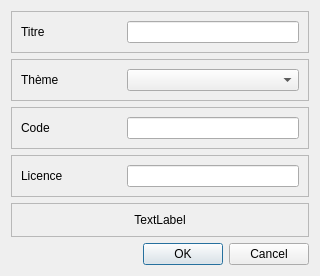
<?xml version="1.0" encoding="UTF-8"?>
<ui version="4.0">
 <class>Dialog</class>
 <widget class="QDialog" name="Dialog">
  <property name="geometry">
   <rect>
    <x>0</x>
    <y>0</y>
    <width>320</width>
    <height>240</height>
   </rect>
  </property>
  <property name="windowTitle">
   <string>Dialog</string>
  </property>
  <layout class="QVBoxLayout" name="verticalLayout">
   <item>
    <widget class="QFrame" name="frame">
     <property name="frameShape">
      <enum>QFrame::Shape::StyledPanel</enum>
     </property>
     <property name="frameShadow">
      <enum>QFrame::Shadow::Raised</enum>
     </property>
     <layout class="QHBoxLayout" name="horizontalLayout">
      <item>
       <widget class="QLabel" name="label">
        <property name="minimumSize">
         <size>
          <width>100</width>
          <height>0</height>
         </size>
        </property>
        <property name="maximumSize">
         <size>
          <width>100</width>
          <height>16777215</height>
         </size>
        </property>
        <property name="text">
         <string>Titre </string>
        </property>
       </widget>
      </item>
      <item>
       <widget class="QLineEdit" name="lineTitre"/>
      </item>
     </layout>
    </widget>
   </item>
   <item>
    <widget class="QFrame" name="frame_5">
     <property name="frameShape">
      <enum>QFrame::Shape::StyledPanel</enum>
     </property>
     <property name="frameShadow">
      <enum>QFrame::Shadow::Raised</enum>
     </property>
     <layout class="QHBoxLayout" name="horizontalLayout_5">
      <item>
       <widget class="QLabel" name="labTheme">
        <property name="maximumSize">
         <size>
          <width>100</width>
          <height>16777215</height>
         </size>
        </property>
        <property name="text">
         <string>Thème</string>
        </property>
       </widget>
      </item>
      <item>
       <widget class="QComboBox" name="comboTheme"/>
      </item>
     </layout>
    </widget>
   </item>
   <item>
    <widget class="QFrame" name="frame_4">
     <property name="frameShape">
      <enum>QFrame::Shape::StyledPanel</enum>
     </property>
     <property name="frameShadow">
      <enum>QFrame::Shadow::Raised</enum>
     </property>
     <layout class="QHBoxLayout" name="horizontalLayout_2">
      <item>
       <widget class="QLabel" name="label_2">
        <property name="minimumSize">
         <size>
          <width>100</width>
          <height>0</height>
         </size>
        </property>
        <property name="text">
         <string>Code </string>
        </property>
       </widget>
      </item>
      <item>
       <widget class="QLineEdit" name="lineCode"/>
      </item>
     </layout>
    </widget>
   </item>
   <item>
    <widget class="QFrame" name="frame_2">
     <property name="frameShape">
      <enum>QFrame::Shape::StyledPanel</enum>
     </property>
     <property name="frameShadow">
      <enum>QFrame::Shadow::Raised</enum>
     </property>
     <layout class="QHBoxLayout" name="horizontalLayout_3">
      <item>
       <widget class="QLabel" name="label_3">
        <property name="minimumSize">
         <size>
          <width>100</width>
          <height>0</height>
         </size>
        </property>
        <property name="text">
         <string>Licence</string>
        </property>
       </widget>
      </item>
      <item>
       <widget class="QLineEdit" name="LineLicence"/>
      </item>
     </layout>
    </widget>
   </item>
   <item>
    <widget class="QFrame" name="frame_3">
     <property name="frameShape">
      <enum>QFrame::Shape::StyledPanel</enum>
     </property>
     <property name="frameShadow">
      <enum>QFrame::Shadow::Raised</enum>
     </property>
     <layout class="QHBoxLayout" name="horizontalLayout_4">
      <item>
       <widget class="QLabel" name="labLi">
        <property name="text">
         <string>TextLabel</string>
        </property>
        <property name="alignment">
         <set>Qt::AlignmentFlag::AlignCenter</set>
        </property>
       </widget>
      </item>
     </layout>
    </widget>
   </item>
   <item>
    <widget class="QDialogButtonBox" name="pushValid">
     <property name="orientation">
      <enum>Qt::Orientation::Horizontal</enum>
     </property>
     <property name="standardButtons">
      <set>QDialogButtonBox::StandardButton::Cancel|QDialogButtonBox::StandardButton::Ok</set>
     </property>
    </widget>
   </item>
  </layout>
 </widget>
 <resources/>
 <connections>
  <connection>
   <sender>pushValid</sender>
   <signal>accepted()</signal>
   <receiver>Dialog</receiver>
   <slot>accept()</slot>
   <hints>
    <hint type="sourcelabel">
     <x>248</x>
     <y>254</y>
    </hint>
    <hint type="destinationlabel">
     <x>157</x>
     <y>274</y>
    </hint>
   </hints>
  </connection>
  <connection>
   <sender>pushValid</sender>
   <signal>rejected()</signal>
   <receiver>Dialog</receiver>
   <slot>reject()</slot>
   <hints>
    <hint type="sourcelabel">
     <x>316</x>
     <y>260</y>
    </hint>
    <hint type="destinationlabel">
     <x>286</x>
     <y>274</y>
    </hint>
   </hints>
  </connection>
 </connections>
</ui>
